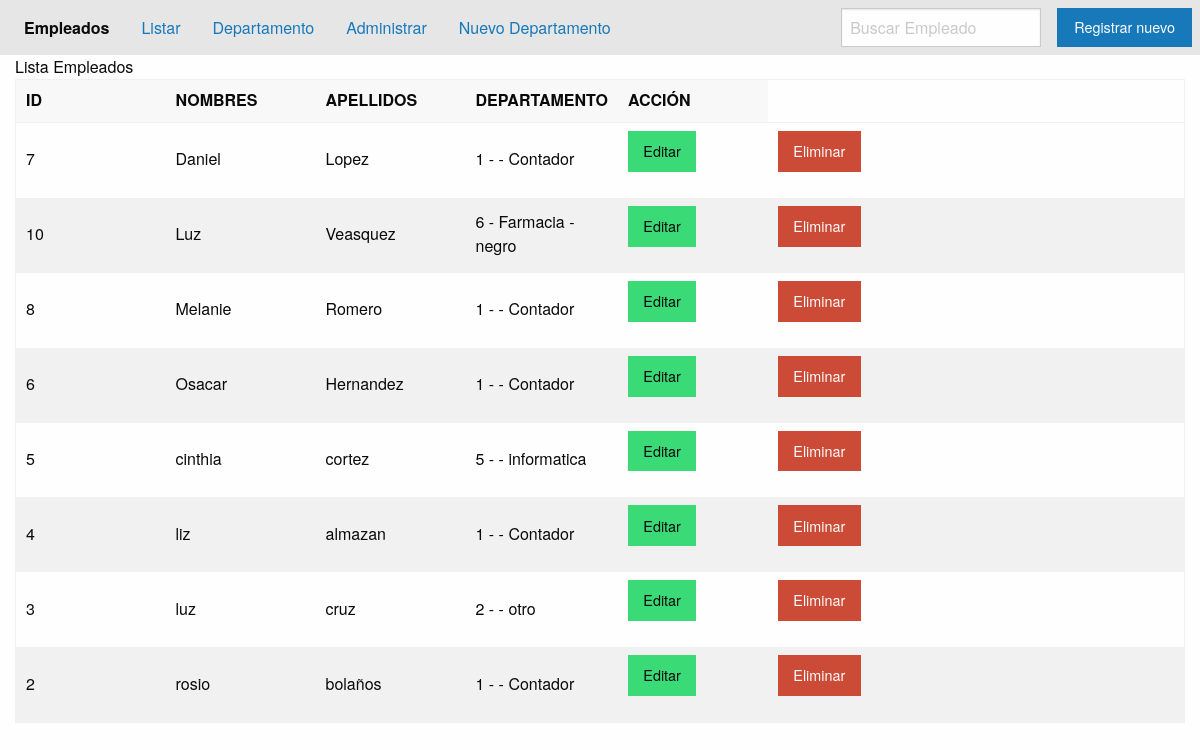
The app's page /lista-empleados-admin/ with its own data.
### applications/personas/models.py (models this page shows, shortened)
class Empleado(models.Model):
    JOB_CHOICES = (
        ('0', 'Contador'),
        ('1', 'Administrador'),
        ('2', 'Economista'),
        ('3', 'Otro'),
    )
    first_name = models.CharField('Nombre', max_length=60)
    last_name = models.CharField('Apellidos', max_length=60)
    full_name = models.CharField('Nombres completos', max_length=120, blank=True)
    job = models.CharField('Trabajo', max_length=50, choices=JOB_CHOICES)
    departamento = models.ForeignKey(Departamento, on_delete=models.CASCADE)
    avatar = models.ImageField(upload_to='empleado', blank=True, null=True)
    habilidades = models.ManyToManyField(Habilidad)
    hoja_vida = RichTextField()
    class Meta:
        verbose_name = 'Empleado'
        verbose_name_plural = 'Empleados de la empresa'
        ordering = ['-first_name', 'last_name']
        unique_together = ('first_name', 'departamento')

### applications/departamento/models.py (models this page shows)
class Departamento(models.Model):
    nombre = models.CharField('Nombre', max_length=50, editable=False)
    subnombre = models.CharField('Nombre Corto', max_length=50, unique=True)
    activo = models.BooleanField('Anulado', default=False)
    class Meta:
        verbose_name = 'Mi departamento'
        verbose_name_plural = 'Áreas de la empresa'
        ordering=['-nombre']
        unique_together=('nombre','subnombre')
    def __str__(self):
        return f"{self.id} - {self.nombre} - {self.subnombre}"

### applications/personas/views.py (the view)
class ListaEmpleadosAdmin(ListView):
    template_name='persona/lista_empleados.html'
    paginate_by= 10
    ordering='first_name'
    context_object_name='empleados'
    model=Empleado

### templates/persona/lista_empleados.html (shortened to what this page needs)
{% extends 'base.html' %}
{% block content %}
{% include "include/header.html" %}
    <div class="grid-container">
        <div class="grid-x">
            <div class="cell">Lista Empleados</div>
            <div class="cell">
                <table>
                    <thead>
                        <tr>
                            <th width="150">ID</th>
                            <th width="150">NOMBRES</th>
                            <th width="150">APELLIDOS</th>
                            <th width="150">DEPARTAMENTO</th>
                            <th width="150">ACCIÓN</th>
                        </tr>
                    </thead>
                    <tbody>
                        {% for empleado in empleados %}
                        <tr>
                            <td>{{ empleado.id }}</td>
                            <td>{{ empleado.first_name }}</td>
                            <td>{{ empleado.last_name }}</td>
                            <td>{{ empleado.departamento }}</td>
                            <td>
                                <a class="button success" href="{% url 'persona_app:modificar_empleado' empleado.id %}">Editar</a>
                            </td>
                            <td>
                                <a class="button alert" href="{% url 'persona_app:Eliminar_empleado' empleado.id %}">Eliminar</a>
                            </td>
                        </tr>
                        {% endfor %}
                    </tbody>
                </table>
            </div>
        </div>
    </div>
{% endblock content %}

### records on screen
Empleado: id "7", first_name "Daniel", last_name "Lopez", departamento "1 - - Contador"
Empleado: id "10", first_name "Luz", last_name "Veasquez", departamento "6 - Farmacia - negro"
Empleado: id "8", first_name "Melanie", last_name "Romero", departamento "1 - - Contador"
Empleado: id "6", first_name "Osacar", last_name "Hernandez", departamento "1 - - Contador"
Empleado: id "5", first_name "cinthia", last_name "cortez", departamento "5 - - informatica"
Empleado: id "4", first_name "liz", last_name "almazan", departamento "1 - - Contador"
Empleado: id "3", first_name "luz", last_name "cruz", departamento "2 - - otro"
Empleado: id "2", first_name "rosio", last_name "bolaños", departamento "1 - - Contador"
